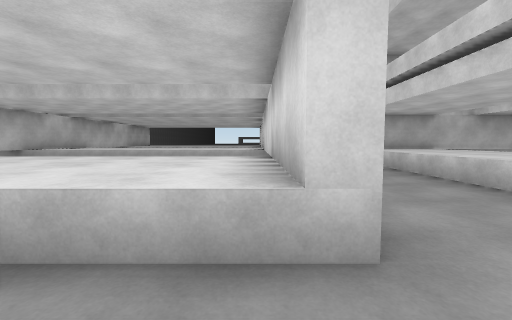
view 1 (above)

14 first-person views from a walk through a scene from a Unity 3-D project. The camera is 1.2 m above the floor, tilts 4° down and sees 90° across. The floor is counted in squares, 2 m on a side. Each view is taken from the middle of a square. On the plan, view 1 faces up. The plan holds only what a view shows up to about 9 squares ahead; the rest is blank. The place goes on beyond the plan. The player character is not drawn.

view 2
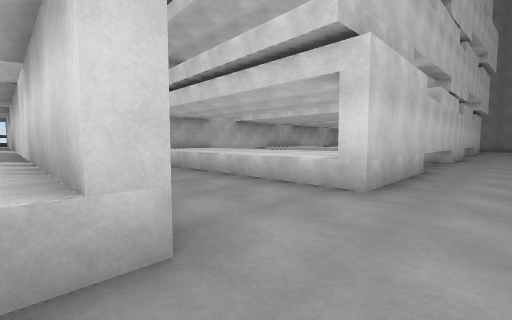

view 3
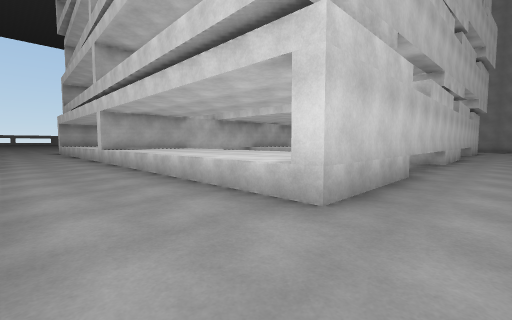

view 4
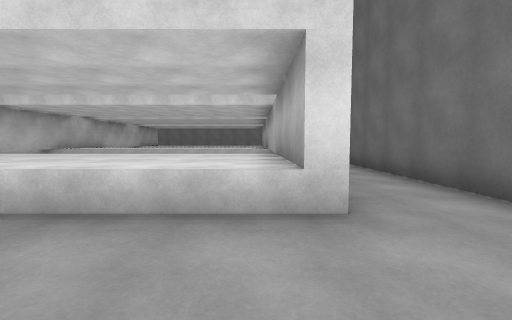

view 5
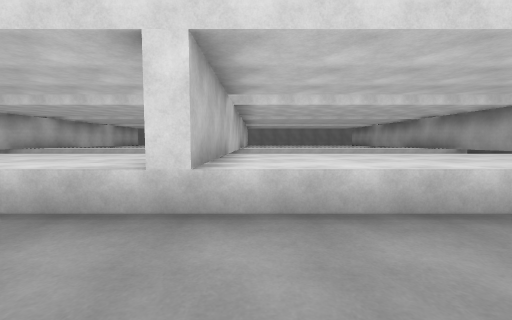

view 6
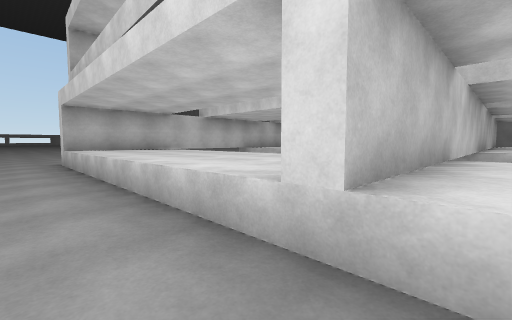

view 7
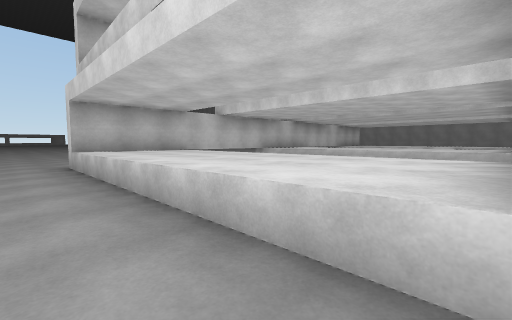

view 8
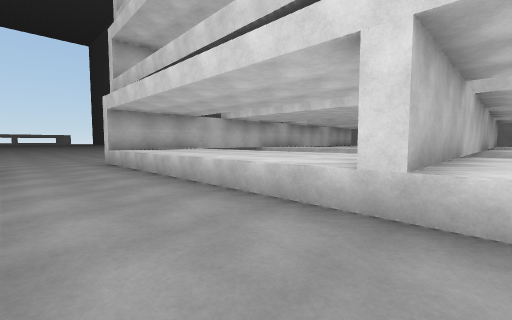

view 9
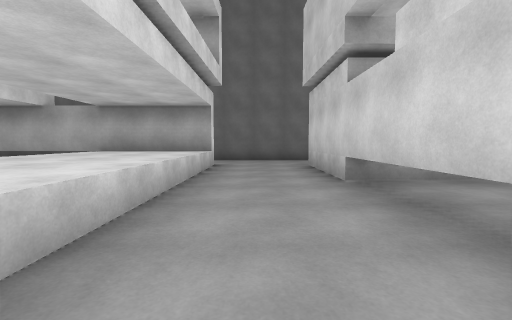

view 10
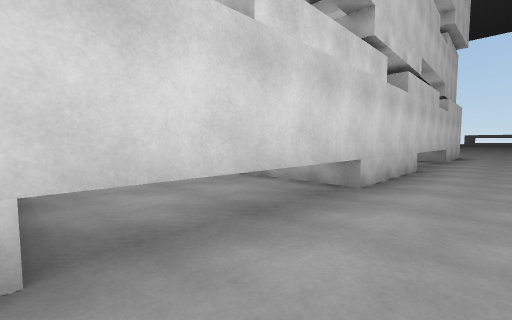

view 11
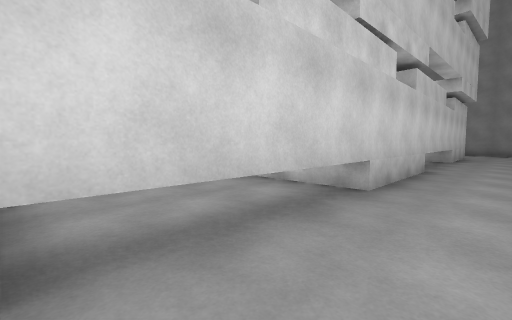

view 12
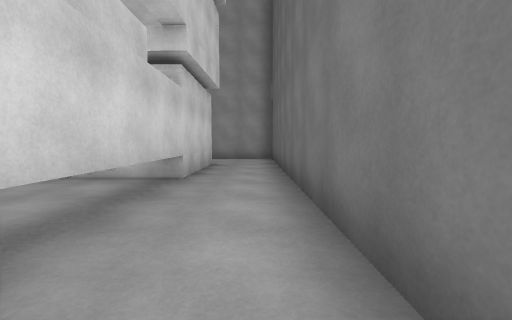

view 13
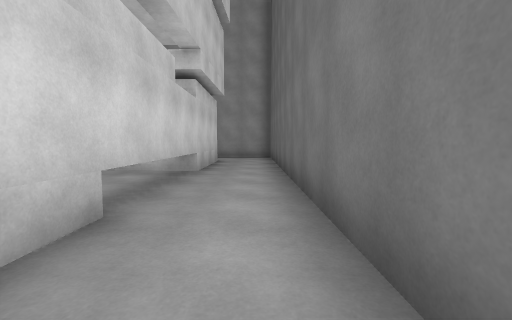

view 14
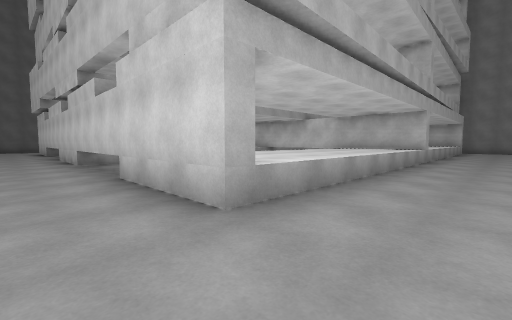

### Floor plan
Key: @ floor where view 1 was taken; # wall or solid block; . floor; ^ raised ledge.
Columns run from 10 left of view 1 to 17 right of it. Each row starts with its distance up from view 1.
 21             ..
 20            ...
 19            ...
 18 ..............
 17 ..............
 16  ^^#^^^^^^^..########
 15    ^^^^^^^#..^^^^  ^
 14    ^^^^^^ #..^^^^  ^
 13           #..^^^^  ^^
 12           #..^^^^  ^^^
 11           #..^^^^  ^^^^
 10           #..^^^^  ^^^
  9    ^      #..^^^####^^###
  8    ^^^^^^^#..^^^^  ^^^^
  7    #^^^^^^#..^^^^  ^
  6         ..#..^^^^  ^
  5         ..#..^^^^  ^
  4       ^^^^#..^^^^  ^
  3        ^^^#..^^^^..^    .^
  2         ^^^..^##############
  1          ...................
  0           @.................
 -1           ##################

Positions as (right, up) in squares from view 1, and headings:
1: (0, 0), facing up
2: (0, 0), facing up-right
3: (1, 0), facing up-right
4: (1, 2), facing right
5: (1, 8), facing right
6: (2, 8), facing up-right
7: (2, 9), facing up-right
8: (1, 8), facing up-right
9: (2, 8), facing down
10: (2, 4), facing up-left
11: (6, 0), facing up-right
12: (11, 0), facing right
13: (10, 0), facing right
14: (2, 18), facing down-left
